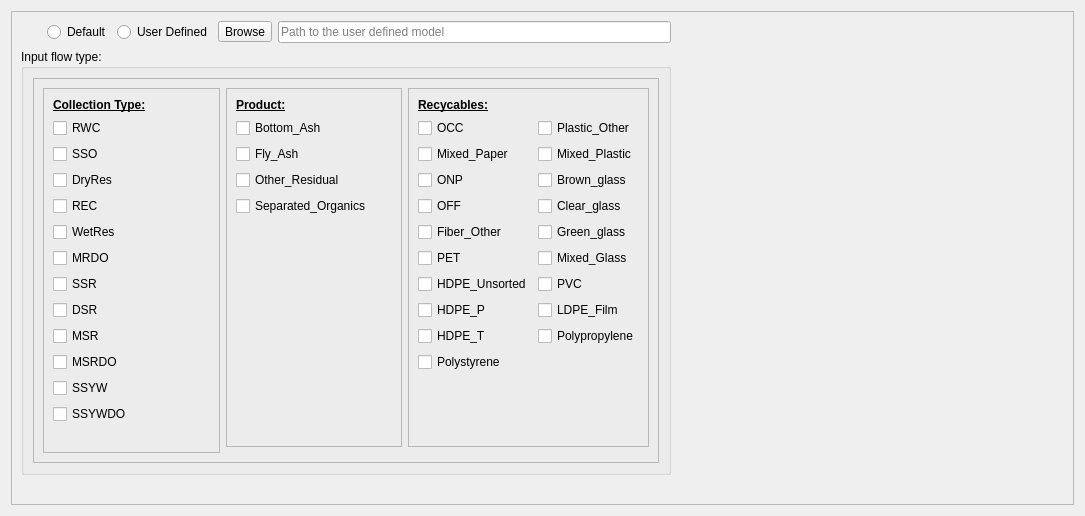
                     <widget class="QWidget" name="Landfill">
                      <property name="geometry">
                       <rect>
                        <x>0</x>
                        <y>0</y>
                        <width>1085</width>
                        <height>516</height>
                       </rect>
                      </property>
                      <attribute name="label">
                       <string>Landfill (LF)</string>
                      </attribute>
                      <layout class="QGridLayout" name="gridLayout_23">
                       <item row="0" column="0">
                        <widget class="QFrame" name="frame_11">
                         <property name="frameShape">
                          <enum>QFrame::StyledPanel</enum>
                         </property>
                         <property name="frameShadow">
                          <enum>QFrame::Raised</enum>
                         </property>
                         <layout class="QGridLayout" name="gridLayout_24">
                          <item row="5" column="0">
                           <spacer name="verticalSpacer_8">
                            <property name="orientation">
                             <enum>Qt::Vertical</enum>
                            </property>
                            <property name="sizeHint" stdset="0">
                             <size>
                              <width>20</width>
                              <height>40</height>
                             </size>
                            </property>
                           </spacer>
                          </item>
                          <item row="0" column="2">
                           <widget class="QRadioButton" name="IT_UserDefine">
                            <property name="text">
                             <string>User Defined</string>
                            </property>
                           </widget>
                          </item>
                          <item row="4" column="0" colspan="5">
                           <widget class="QGroupBox" name="groupBox">
                            <property name="minimumSize">
                             <size>
                              <width>400</width>
                              <height>330</height>
                             </size>
                            </property>
                            <property name="title">
                             <string>Input flow type:</string>
                            </property>
                            <layout class="QGridLayout" name="gridLayout_54">
                             <item row="0" column="0">
                              <widget class="QFrame" name="frame_12">
                               <property name="frameShape">
                                <enum>QFrame::StyledPanel</enum>
                               </property>
                               <property name="frameShadow">
                                <enum>QFrame::Raised</enum>
                               </property>
                               <layout class="QGridLayout" name="gridLayout_26">
                                <item row="0" column="2">
                                 <widget class="QFrame" name="frame_13">
                                  <property name="frameShape">
                                   <enum>QFrame::StyledPanel</enum>
                                  </property>
                                  <property name="frameShadow">
                                   <enum>QFrame::Raised</enum>
                                  </property>
                                  <layout class="QGridLayout" name="gridLayout_27">
                                   <item row="5" column="0">
                                    <widget class="QCheckBox" name="IT_Fiber_Other">
                                     <property name="text">
                                      <string>Fiber_Other</string>
                                     </property>
                                    </widget>
                                   </item>
                                   <item row="7" column="1">
                                    <widget class="QCheckBox" name="IT_PVC">
                                     <property name="text">
                                      <string>PVC</string>
                                     </property>
                                    </widget>
                                   </item>
                                   <item row="10" column="1">
                                    <widget class="QCheckBox" name="IT_Polypropylene">
                                     <property name="text">
                                      <string>Polypropylene</string>
                                     </property>
                                    </widget>
                                   </item>
                                   <item row="2" column="1">
                                    <widget class="QCheckBox" name="IT_Mixed_Plastic">
                                     <property name="text">
                                      <string>Mixed_Plastic</string>
                                     </property>
                                    </widget>
                                   </item>
                                   <item row="10" column="0">
                                    <widget class="QCheckBox" name="IT_HDPE_T">
                                     <property name="text">
                                      <string>HDPE_T</string>
                                     </property>
                                    </widget>
                                   </item>
                                   <item row="5" column="1">
                                    <widget class="QCheckBox" name="IT_Green_glass">
                                     <property name="text">
                                      <string>Green_glass</string>
                                     </property>
                                    </widget>
                                   </item>
                                   <item row="4" column="0">
                                    <widget class="QCheckBox" name="IT_OFF">
                                     <property name="text">
                                      <string>OFF</string>
                                     </property>
                                    </widget>
                                   </item>
                                   <item row="8" column="0">
                                    <widget class="QCheckBox" name="IT_HDPE_P">
                                     <property name="text">
                                      <string>HDPE_P</string>
                                     </property>
                                    </widget>
                                   </item>
                                   <item row="7" column="0">
                                    <widget class="QCheckBox" name="IT_HDPE_Unsorted">
                                     <property name="text">
                                      <string>HDPE_Unsorted</string>
                                     </property>
                                    </widget>
                                   </item>
                                   <item row="8" column="1">
                                    <widget class="QCheckBox" name="IT_LDPE_Film">
                                     <property name="text">
                                      <string>LDPE_Film</string>
                                     </property>
                                    </widget>
                                   </item>
                                   <item row="3" column="1">
                                    <widget class="QCheckBox" name="IT_Brown_glass">
                                     <property name="text">
                                      <string>Brown_glass</string>
                                     </property>
                                    </widget>
                                   </item>
                                   <item row="16" column="0">
                                    <spacer name="verticalSpacer_6">
                                     <property name="orientation">
                                      <enum>Qt::Vertical</enum>
                                     </property>
                                     <property name="sizeHint" stdset="0">
                                      <size>
                                       <width>20</width>
                                       <height>40</height>
                                      </size>
                                     </property>
                                    </spacer>
                                   </item>
                                   <item row="1" column="1">
                                    <widget class="QCheckBox" name="IT_Plastic_Other">
                                     <property name="text">
                                      <string>Plastic_Other</string>
                                     </property>
                                    </widget>
                                   </item>
                                   <item row="4" column="1">
                                    <widget class="QCheckBox" name="IT_Clear_glass">
                                     <property name="text">
                                      <string>Clear_glass</string>
                                     </property>
                                    </widget>
                                   </item>
                                   <item row="2" column="0">
                                    <widget class="QCheckBox" name="IT_Mixed_Paper">
                                     <property name="text">
                                      <string>Mixed_Paper</string>
                                     </property>
                                    </widget>
                                   </item>
                                   <item row="3" column="0">
                                    <widget class="QCheckBox" name="IT_ONP">
                                     <property name="text">
                                      <string>ONP</string>
                                     </property>
                                    </widget>
                                   </item>
                                   <item row="15" column="0">
                                    <widget class="QCheckBox" name="IT_Polystyrene">
                                     <property name="text">
                                      <string>Polystyrene</string>
                                     </property>
                                    </widget>
                                   </item>
                                   <item row="6" column="0">
                                    <widget class="QCheckBox" name="IT_PET">
                                     <property name="text">
                                      <string>PET</string>
                                     </property>
                                    </widget>
                                   </item>
                                   <item row="6" column="1">
                                    <widget class="QCheckBox" name="IT_Mixed_Glass">
                                     <property name="text">
                                      <string>Mixed_Glass</string>
                                     </property>
                                    </widget>
                                   </item>
                                   <item row="1" column="0">
                                    <widget class="QCheckBox" name="IT_OCC">
                                     <property name="text">
                                      <string>OCC</string>
                                     </property>
                                    </widget>
                                   </item>
                                   <item row="0" column="0" colspan="2">
                                    <widget class="QLabel" name="label_24">
                                     <property name="font">
                                      <font>
                                       <weight>75</weight>
                                       <bold>true</bold>
                                       <underline>true</underline>
                                       <kerning>true</kerning>
                                      </font>
                                     </property>
                                     <property name="text">
                                      <string>Recycables:</string>
                                     </property>
                                    </widget>
                                   </item>
                                  </layout>
                                 </widget>
                                </item>
                                <item row="0" column="0" rowspan="2">
                                 <widget class="QFrame" name="frame_15">
                                  <property name="frameShape">
                                   <enum>QFrame::StyledPanel</enum>
                                  </property>
                                  <property name="frameShadow">
                                   <enum>QFrame::Raised</enum>
                                  </property>
                                  <layout class="QGridLayout" name="gridLayout_29">
                                   <item row="10" column="0">
                                    <widget class="QCheckBox" name="IT_MSRDO">
                                     <property name="text">
                                      <string>MSRDO</string>
                                     </property>
                                    </widget>
                                   </item>
                                   <item row="2" column="0">
                                    <widget class="QCheckBox" name="IT_SSO">
                                     <property name="text">
                                      <string>SSO</string>
                                     </property>
                                    </widget>
                                   </item>
                                   <item row="3" column="0">
                                    <widget class="QCheckBox" name="IT_DryRes">
                                     <property name="sizePolicy">
                                      <sizepolicy hsizetype="Minimum" vsizetype="Fixed">
                                       <horstretch>0</horstretch>
                                       <verstretch>0</verstretch>
                                      </sizepolicy>
                                     </property>
                                     <property name="text">
                                      <string>DryRes</string>
                                     </property>
                                    </widget>
                                   </item>
                                   <item row="13" column="0">
                                    <spacer name="verticalSpacer_5">
                                     <property name="orientation">
                                      <enum>Qt::Vertical</enum>
                                     </property>
                                     <property name="sizeHint" stdset="0">
                                      <size>
                                       <width>20</width>
                                       <height>40</height>
                                      </size>
                                     </property>
                                    </spacer>
                                   </item>
                                   <item row="5" column="0">
                                    <widget class="QCheckBox" name="IT_WetRes">
                                     <property name="text">
                                      <string>WetRes</string>
                                     </property>
                                    </widget>
                                   </item>
                                   <item row="7" column="0">
                                    <widget class="QCheckBox" name="IT_SSR">
                                     <property name="text">
                                      <string>SSR</string>
                                     </property>
                                    </widget>
                                   </item>
                                   <item row="9" column="0">
                                    <widget class="QCheckBox" name="IT_MSR">
                                     <property name="text">
                                      <string>MSR</string>
                                     </property>
                                    </widget>
                                   </item>
                                   <item row="6" column="0">
                                    <widget class="QCheckBox" name="IT_MRDO">
                                     <property name="text">
                                      <string>MRDO</string>
                                     </property>
                                    </widget>
                                   </item>
                                   <item row="0" column="0">
                                    <widget class="QLabel" name="label_22">
                                     <property name="font">
                                      <font>
                                       <weight>75</weight>
                                       <italic>false</italic>
                                       <bold>true</bold>
                                       <underline>true</underline>
                                       <kerning>true</kerning>
                                      </font>
                                     </property>
                                     <property name="text">
                                      <string>Collection Type:</string>
                                     </property>
                                    </widget>
                                   </item>
                                   <item row="8" column="0">
                                    <widget class="QCheckBox" name="IT_DSR">
                                     <property name="text">
                                      <string>DSR</string>
                                     </property>
                                    </widget>
                                   </item>
                                   <item row="1" column="0">
                                    <widget class="QCheckBox" name="IT_RWC">
                                     <property name="sizePolicy">
                                      <sizepolicy hsizetype="Minimum" vsizetype="Fixed">
                                       <horstretch>0</horstretch>
                                       <verstretch>0</verstretch>
                                      </sizepolicy>
                                     </property>
                                     <property name="text">
                                      <string>RWC</string>
                                     </property>
                                    </widget>
                                   </item>
                                   <item row="4" column="0">
                                    <widget class="QCheckBox" name="IT_REC">
                                     <property name="text">
                                      <string>REC</string>
                                     </property>
                                    </widget>
                                   </item>
                                   <item row="11" column="0">
                                    <widget class="QCheckBox" name="IT_SSYW">
                                     <property name="text">
                                      <string>SSYW</string>
                                     </property>
                                    </widget>
                                   </item>
                                   <item row="12" column="0">
                                    <widget class="QCheckBox" name="IT_SSYWDO">
                                     <property name="text">
                                      <string>SSYWDO</string>
                                     </property>
                                    </widget>
                                   </item>
                                  </layout>
                                 </widget>
                                </item>
                                <item row="0" column="1">
                                 <widget class="QFrame" name="frame_14">
                                  <property name="frameShape">
                                   <enum>QFrame::StyledPanel</enum>
                                  </property>
                                  <property name="frameShadow">
                                   <enum>QFrame::Raised</enum>
                                  </property>
                                  <layout class="QGridLayout" name="gridLayout_28">
                                   <item row="2" column="0">
                                    <widget class="QCheckBox" name="IT_Fly_Ash">
                                     <property name="text">
                                      <string>Fly_Ash</string>
                                     </property>
                                    </widget>
                                   </item>
                                   <item row="1" column="0">
                                    <widget class="QCheckBox" name="IT_Bottom_Ash">
                                     <property name="text">
                                      <string>Bottom_Ash</string>
                                     </property>
                                    </widget>
                                   </item>
                                   <item row="3" column="0">
                                    <widget class="QCheckBox" name="IT_Other_Residual">
                                     <property name="text">
                                      <string>Other_Residual</string>
                                     </property>
                                    </widget>
                                   </item>
                                   <item row="5" column="0">
                                    <spacer name="verticalSpacer_7">
                                     <property name="orientation">
                                      <enum>Qt::Vertical</enum>
                                     </property>
                                     <property name="sizeHint" stdset="0">
                                      <size>
                                       <width>20</width>
                                       <height>40</height>
                                      </size>
                                     </property>
                                    </spacer>
                                   </item>
                                   <item row="4" column="0">
                                    <widget class="QCheckBox" name="IT_Separated_Organics">
                                     <property name="text">
                                      <string>Separated_Organics</string>
                                     </property>
                                    </widget>
                                   </item>
                                   <item row="0" column="0">
                                    <widget class="QLabel" name="label_23">
                                     <property name="font">
                                      <font>
                                       <weight>75</weight>
                                       <bold>true</bold>
                                       <underline>true</underline>
                                       <kerning>true</kerning>
                                      </font>
                                     </property>
                                     <property name="text">
                                      <string>Product:</string>
                                     </property>
                                    </widget>
                                   </item>
                                  </layout>
                                 </widget>
                                </item>
                               </layout>
                              </widget>
                             </item>
                            </layout>
                           </widget>
                          </item>
                          <item row="4" column="5">
                           <spacer name="horizontalSpacer_4">
                            <property name="orientation">
                             <enum>Qt::Horizontal</enum>
                            </property>
                            <property name="sizeHint" stdset="0">
                             <size>
                              <width>40</width>
                              <height>20</height>
                             </size>
                            </property>
                           </spacer>
                          </item>
                          <item row="0" column="1">
                           <widget class="QRadioButton" name="IT_Default">
                            <property name="text">
                             <string>Default</string>
                            </property>
                           </widget>
                          </item>
                          <item row="0" column="3">
                           <widget class="QToolButton" name="IT_BR">
                            <property name="text">
                             <string>Browse</string>
                            </property>
                           </widget>
                          </item>
                          <item row="0" column="4">
                           <widget class="QLineEdit" name="IT_FName">
                            <property name="placeholderText">
                             <string>Path to the user defined model</string>
                            </property>
                           </widget>
                          </item>
                         </layout>
                        </widget>
                       </item>
                      </layout>
                     </widget>
